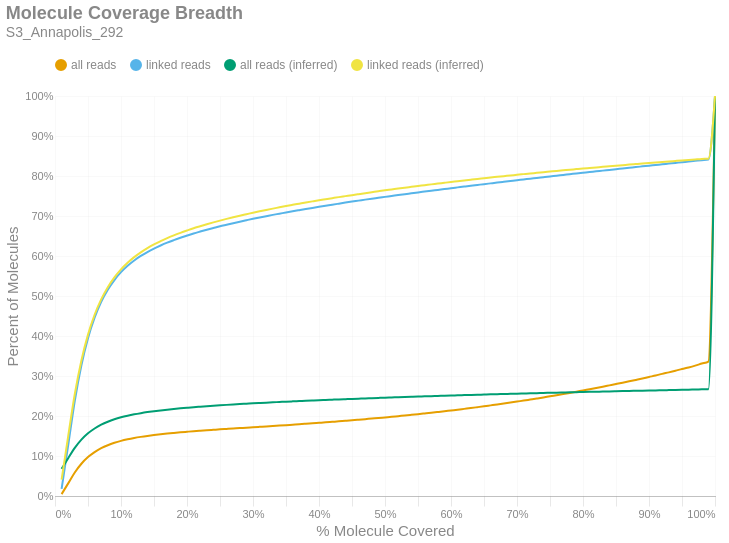

The code cell stored with this chart in its notebook:
### Markdown cell above
### Molecule Read Coverage
This chart shows molecule coverage breadth as computed by the number of bases aligned to that molecule. In other words, "*how much of each unique long molecule is actually sequenced/aligned?*" Keep in mind there is a distinction between sequences and alignments, since some sequences belonging to a particular molecule may not align well and wouldn't appear in the alignment data. This chart also shows molecule coverage breadth as computed by the *inferred fragment* from which the aligned sequences originate. Unlike read coverage, this calculation takes into account the total insert size, including unsequenced gaps between the forward and reverse reads. Like the previous figures, these are cumulative percents.

### Code cell
if SKIPLR:
    print_html(f"Skipped")
else:
    binned_df = consolidated_hist(valids['coverage_bp'], mask, 0.01, True)
    binned_df_inf = consolidated_hist(valids['coverage_inserts'], mask, 0.01, True)
    binned_df = binned_df.with_columns(pl.lit(binned_df_inf['all reads (cumsum)']).alias('all reads (inferred)'))
    binned_df = binned_df.with_columns(pl.lit(binned_df_inf['linked reads (cumsum)']).alias('linked reads (inferred)'))
    binned_df = binned_df.with_columns(
        (pl.col('bin').cast(pl.Float64) + 0.01).alias('right_edge')
    )

    with SafeRender(binned_df):
        (
            density_plot(binned_df, 'Molecule Coverage Breadth', samplename, 'molcov', ['all reads (inferred)','linked reads (inferred)'])
            .encode(
                #x=alt.X('bin:Q', title="% Molecule Covered").axis(format = '%').scale(padding=0),
                x=alt.X('right_edge:Q', title="% Molecule Covered").axis(format='%').scale(padding=0),
                y=alt.Y('value:Q', title='Percent of Molecules')
                    .axis(format='%')
                    .stack(False)
                    .scale(domainMin=0, padding=0),
                color=alt.Color("key:N").scale(domain = ["all reads", "linked reads", "all reads (inferred)", "linked reads (inferred)"]),
                tooltip = [
                    alt.Tooltip("key:N", title = "Data Type"),
                    alt.Tooltip("range_label:N", title="% Molecule Covered"),
                    alt.Tooltip("value:Q", format = ".2%", title="% Molecules")
                ]
            )
        ).display()

### Figure 1 — Vega-Lite specification as saved in the notebook (floating-point values rounded to 4 significant figures)
{"width": "container", "height": 400, "config": {"title": {"anchor": "start", "dy": -15, "fontSize": 18, "color": "#888888", "subtitleColor": "#888888", "subtitleFontSize": 14}, "arc": {"fill": "#0072B2"}, "axis": {"domainColor": "#888888", "domainWidth": 0.5, "gridWidth": 0.2, "grid": false, "titleFontWeight": 400, "titleFontSize": 15, "labelFontSize": 11, "labelColor": "#888888", "tickColor": "#888888", "tickWidth": 0.2, "titleColor": "#888888"}, "axisBand": {"grid": false}, "axisX": {"grid": true, "tickSize": 10, "domainCap": "round"}, "axisY": {"domain": false, "grid": true, "tickSize": 0, "domainCap": "round"}, "background": "transparent", "header": {"labelFontSize": 15, "labelColor": "#888888", "titleFontSize": 15, "titleFontWeight": 600, "titleColor": "#888888"}, "legend": {"labelFont": "sans-serif", "labelFontSize": 12, "labelColor": "#888888", "symbolSize": 100, "symbolType": "circle", "titleFontSize": 12, "titlePadding": 10, "titleColor": "#888888", "title": null, "orient": "top"}, "range": {"category": ["#E69F00", "#56B4E9", "#009E73", "#F0E442", "#0072B2", "#D55E00", "#CC79A7", "#000000"], "diverging": ["#cfe8f3", "#a2d4ec", "#73bfe2", "#46abdb", "#1696d2", "#12719e"]}, "area": {"fill": "#0072B2", "fillOpacity": 0.7, "line": true, "strokeOpacity": 0.7}, "line": {"color": "#0072B2", "stroke": "#0072B2", "strokeWidth": 2}, "trail": {"color": "#0072B2", "stroke": "#0072B2", "strokeWidth": 0, "size": 1}, "point": {"filled": true, "fillOpacity": 1.0, "size": 95}, "text": {"color": "#888888", "fontSize": 11, "align": "right", "fontWeight": 400, "size": 11}, "bar": {"fill": "#0072B2", "stroke": null}, "view": {"stroke": null, "continuousWidth": 660, "continuousHeight": 400}}, "data": {"name": "data-b41db5aec365a2840cc9cf53b27397cd"}, "mark": {"type": "line", "interpolate": "monotone", "point": {"opacity": 0, "size": 275}}, "encoding": {"color": {"field": "key", "scale": {"domain": ["all reads", "linked reads", "all reads (inferred)", "linked reads (inferred)"]}, "type": "nominal"}, "tooltip": [{"field": "key", "title": "Data Type", "type": "nominal"}, {"field": "range_label", "title": "% Molecule Covered", "type": "nominal"}, {"field": "value", "format": ".2%", "title": "% Molecules", "type": "quantitative"}], "x": {"axis": {"format": "%"}, "field": "right_edge", "scale": {"padding": 0}, "title": "% Molecule Covered", "type": "quantitative"}, "y": {"axis": {"format": "%"}, "field": "value", "scale": {"domainMin": 0, "padding": 0}, "stack": false, "title": "Percent of Molecules", "type": "quantitative"}}, "params": [{"name": "param_c36ac31b6afebe62", "select": {"type": "point", "fields": ["key"]}, "bind": "legend"}], "title": {"text": "Molecule Coverage Breadth", "subtitle": "S3_Annapolis_292"}, "transform": [{"fold": ["all reads (cumsum)", "linked reads (cumsum)", "all reads (inferred)", "linked reads (inferred)"]}, {"calculate": "replace(datum.key, ' (cumsum)', '')", "as": "key"}, {"filter": {"param": "param_c36ac31b6afebe62"}}], "usermeta": {"embedOptions": {"downloadFileName": "S3_Annapolis_292.molcov"}}, "$schema": "https://vega.github.io/schema/vega-lite/v6.1.0.json", "datasets": {"data-b41db5aec365a2840cc9cf53b27397cd": [{"bin": "0.0", "interval": "0.0-0.01", "all reads": 0.004648, "linked reads": 0.01799, "all reads (cumsum)": 0.004648, "linked reads (cumsum)": 0.01799, "range_label": "0.0-0.01", "all reads (inferred)": 0.06781, "linked reads (inferred)": 0.04106, "right_edge": 0.01}, {"bin": "0.01", "interval": "0.01-0.02", "all reads": 0.02693, "linked reads": 0.1092, "all reads (cumsum)": 0.03158, "linked reads (cumsum)": 0.1271, "range_label": "0.01-0.02", "all reads (inferred)": 0.09458, "linked reads (inferred)": 0.1499, "right_edge": 0.02}, {"bin": "0.02", "interval": "0.02-0.03", "all reads": 0.02725, "linked reads": 0.111, "all reads (cumsum)": 0.05883, "linked reads (cumsum)": 0.2381, "range_label": "0.02-0.03", "all reads (inferred)": 0.1203, "linked reads (inferred)": 0.2549, "right_edge": 0.03}, {"bin": "0.03", "interval": "0.03-0.04", "all reads": 0.02174, "linked reads": 0.08861, "all reads (cumsum)": 0.08056, "linked reads (cumsum)": 0.3268, "range_label": "0.03-0.04", "all reads (inferred)": 0.1408, "linked reads (inferred)": 0.3388, "right_edge": 0.04}, {"bin": "0.04", "interval": "0.04-0.05", "all reads": 0.01665, "linked reads": 0.06787, "all reads (cumsum)": 0.09722, "linked reads (cumsum)": 0.3946, "range_label": "0.04-0.05", "all reads (inferred)": 0.1567, "linked reads (inferred)": 0.4034, "right_edge": 0.05}, {"bin": "0.05", "interval": "0.05-0.06", "all reads": 0.01254, "linked reads": 0.05101, "all reads (cumsum)": 0.1098, "linked reads (cumsum)": 0.4456, "range_label": "0.05-0.06", "all reads (inferred)": 0.1688, "linked reads (inferred)": 0.4531, "right_edge": 0.06}, {"bin": "0.06", "interval": "0.06-0.07", "all reads": 0.009762, "linked reads": 0.03973, "all reads (cumsum)": 0.1195, "linked reads (cumsum)": 0.4854, "range_label": "0.06-0.07", "all reads (inferred)": 0.1783, "linked reads (inferred)": 0.4916, "right_edge": 0.07}, {"bin": "0.07", "interval": "0.07-0.08", "all reads": 0.007463, "linked reads": 0.03034, "all reads (cumsum)": 0.127, "linked reads (cumsum)": 0.5157, "range_label": "0.07-0.08", "all reads (inferred)": 0.1857, "linked reads (inferred)": 0.522, "right_edge": 0.08}, {"bin": "0.08", "interval": "0.08-0.09", "all reads": 0.005961, "linked reads": 0.02423, "all reads (cumsum)": 0.1329, "linked reads (cumsum)": 0.5399, "range_label": "0.08-0.09", "all reads (inferred)": 0.1918, "linked reads (inferred)": 0.5467, "right_edge": 0.09}, {"bin": "0.09", "interval": "0.09-0.1", "all reads": 0.004863, "linked reads": 0.01973, "all reads (cumsum)": 0.1378, "linked reads (cumsum)": 0.5597, "range_label": "0.09-0.1", "all reads (inferred)": 0.1967, "linked reads (inferred)": 0.5667, "right_edge": 0.1}, {"bin": "0.1", "interval": "0.1-0.11", "all reads": 0.003935, "linked reads": 0.0159, "all reads (cumsum)": 0.1417, "linked reads (cumsum)": 0.5756, "range_label": "0.1-0.11", "all reads (inferred)": 0.2007, "linked reads (inferred)": 0.5831, "right_edge": 0.11}, {"bin": "0.11", "interval": "0.11-0.12", "all reads": 0.00331, "linked reads": 0.01337, "all reads (cumsum)": 0.1451, "linked reads (cumsum)": 0.5889, "range_label": "0.11-0.12", "all reads (inferred)": 0.2042, "linked reads (inferred)": 0.5972, "right_edge": 0.12}, {"bin": "0.12", "interval": "0.12-0.13", "all reads": 0.002775, "linked reads": 0.01116, "all reads (cumsum)": 0.1478, "linked reads (cumsum)": 0.6001, "range_label": "0.12-0.13", "all reads (inferred)": 0.2071, "linked reads (inferred)": 0.6092, "right_edge": 0.13}, {"bin": "0.13", "interval": "0.13-0.14", "all reads": 0.002437, "linked reads": 0.009797, "all reads (cumsum)": 0.1503, "linked reads (cumsum)": 0.6099, "range_label": "0.13-0.14", "all reads (inferred)": 0.2097, "linked reads (inferred)": 0.6197, "right_edge": 0.14}, {"bin": "0.14", "interval": "0.14-0.15", "all reads": 0.002153, "linked reads": 0.00865, "all reads (cumsum)": 0.1524, "linked reads (cumsum)": 0.6185, "range_label": "0.14-0.15", "all reads (inferred)": 0.212, "linked reads (inferred)": 0.629, "right_edge": 0.15}, {"bin": "0.15", "interval": "0.15-0.16", "all reads": 0.001925, "linked reads": 0.007729, "all reads (cumsum)": 0.1543, "linked reads (cumsum)": 0.6263, "range_label": "0.15-0.16", "all reads (inferred)": 0.214, "linked reads (inferred)": 0.6371, "right_edge": 0.16}, {"bin": "0.16", "interval": "0.16-0.17", "all reads": 0.001776, "linked reads": 0.007042, "all reads (cumsum)": 0.1561, "linked reads (cumsum)": 0.6333, "range_label": "0.16-0.17", "all reads (inferred)": 0.2159, "linked reads (inferred)": 0.6446, "right_edge": 0.17}, {"bin": "0.17", "interval": "0.17-0.18", "all reads": 0.00159, "linked reads": 0.006305, "all reads (cumsum)": 0.1577, "linked reads (cumsum)": 0.6396, "range_label": "0.17-0.18", "all reads (inferred)": 0.2176, "linked reads (inferred)": 0.6516, "right_edge": 0.18}, {"bin": "0.18", "interval": "0.18-0.19", "all reads": 0.001513, "linked reads": 0.006016, "all reads (cumsum)": 0.1592, "linked reads (cumsum)": 0.6456, "range_label": "0.18-0.19", "all reads (inferred)": 0.2191, "linked reads (inferred)": 0.6579, "right_edge": 0.19}, {"bin": "0.19", "interval": "0.19-0.2", "all reads": 0.001378, "linked reads": 0.005472, "all reads (cumsum)": 0.1606, "linked reads (cumsum)": 0.6511, "range_label": "0.19-0.2", "all reads (inferred)": 0.2206, "linked reads (inferred)": 0.6638, "right_edge": 0.2}, {"bin": "0.2", "interval": "0.2-0.21", "all reads": 0.001351, "linked reads": 0.005296, "all reads (cumsum)": 0.1619, "linked reads (cumsum)": 0.6564, "range_label": "0.2-0.21", "all reads (inferred)": 0.222, "linked reads (inferred)": 0.6695, "right_edge": 0.21}, {"bin": "0.21", "interval": "0.21-0.22", "all reads": 0.001226, "linked reads": 0.004748, "all reads (cumsum)": 0.1632, "linked reads (cumsum)": 0.6611, "range_label": "0.21-0.22", "all reads (inferred)": 0.2233, "linked reads (inferred)": 0.6745, "right_edge": 0.22}, {"bin": "0.22", "interval": "0.22-0.23", "all reads": 0.001179, "linked reads": 0.004571, "all reads (cumsum)": 0.1644, "linked reads (cumsum)": 0.6657, "range_label": "0.22-0.23", "all reads (inferred)": 0.2245, "linked reads (inferred)": 0.6793, "right_edge": 0.23}, {"bin": "0.23", "interval": "0.23-0.24", "all reads": 0.001128, "linked reads": 0.004328, "all reads (cumsum)": 0.1655, "linked reads (cumsum)": 0.67, "range_label": "0.23-0.24", "all reads (inferred)": 0.2256, "linked reads (inferred)": 0.684, "right_edge": 0.24}, {"bin": "0.24", "interval": "0.24-0.25", "all reads": 0.001129, "linked reads": 0.004293, "all reads (cumsum)": 0.1666, "linked reads (cumsum)": 0.6743, "range_label": "0.24-0.25", "all reads (inferred)": 0.2268, "linked reads (inferred)": 0.6885, "right_edge": 0.25}, {"bin": "0.25", "interval": "0.25-0.26", "all reads": 0.001038, "linked reads": 0.003894, "all reads (cumsum)": 0.1676, "linked reads (cumsum)": 0.6782, "range_label": "0.25-0.26", "all reads (inferred)": 0.2278, "linked reads (inferred)": 0.6928, "right_edge": 0.26}, {"bin": "0.26", "interval": "0.26-0.27", "all reads": 0.00104, "linked reads": 0.003889, "all reads (cumsum)": 0.1687, "linked reads (cumsum)": 0.6821, "range_label": "0.26-0.27", "all reads (inferred)": 0.2288, "linked reads (inferred)": 0.6968, "right_edge": 0.27}, {"bin": "0.27", "interval": "0.27-0.28", "all reads": 0.001047, "linked reads": 0.003735, "all reads (cumsum)": 0.1697, "linked reads (cumsum)": 0.6859, "range_label": "0.27-0.28", "all reads (inferred)": 0.2298, "linked reads (inferred)": 0.7007, "right_edge": 0.28}, {"bin": "0.28", "interval": "0.28-0.29", "all reads": 0.00103, "linked reads": 0.003587, "all reads (cumsum)": 0.1708, "linked reads (cumsum)": 0.6894, "range_label": "0.28-0.29", "all reads (inferred)": 0.2307, "linked reads (inferred)": 0.7044, "right_edge": 0.29}, {"bin": "0.29", "interval": "0.29-0.3", "all reads": 0.001062, "linked reads": 0.003544, "all reads (cumsum)": 0.1718, "linked reads (cumsum)": 0.693, "range_label": "0.29-0.3", "all reads (inferred)": 0.2317, "linked reads (inferred)": 0.7082, "right_edge": 0.3}, {"bin": "0.3", "interval": "0.3-0.31", "all reads": 0.001049, "linked reads": 0.003354, "all reads (cumsum)": 0.1729, "linked reads (cumsum)": 0.6963, "range_label": "0.3-0.31", "all reads (inferred)": 0.2325, "linked reads (inferred)": 0.7117, "right_edge": 0.31}, {"bin": "0.31", "interval": "0.31-0.32", "all reads": 0.001044, "linked reads": 0.003233, "all reads (cumsum)": 0.1739, "linked reads (cumsum)": 0.6996, "range_label": "0.31-0.32", "all reads (inferred)": 0.2334, "linked reads (inferred)": 0.7152, "right_edge": 0.32}, {"bin": "0.32", "interval": "0.32-0.33", "all reads": 0.001102, "linked reads": 0.003265, "all reads (cumsum)": 0.175, "linked reads (cumsum)": 0.7028, "range_label": "0.32-0.33", "all reads (inferred)": 0.2342, "linked reads (inferred)": 0.7185, "right_edge": 0.33}, {"bin": "0.33", "interval": "0.33-0.34", "all reads": 0.001049, "linked reads": 0.002966, "all reads (cumsum)": 0.1761, "linked reads (cumsum)": 0.7058, "range_label": "0.33-0.34", "all reads (inferred)": 0.235, "linked reads (inferred)": 0.7216, "right_edge": 0.34}, {"bin": "0.34", "interval": "0.34-0.35", "all reads": 0.00109, "linked reads": 0.003013, "all reads (cumsum)": 0.1772, "linked reads (cumsum)": 0.7088, "range_label": "0.34-0.35", "all reads (inferred)": 0.2358, "linked reads (inferred)": 0.7249, "right_edge": 0.35}, {"bin": "0.35", "interval": "0.35-0.36", "all reads": 0.001116, "linked reads": 0.002943, "all reads (cumsum)": 0.1783, "linked reads (cumsum)": 0.7118, "range_label": "0.35-0.36", "all reads (inferred)": 0.2366, "linked reads (inferred)": 0.7279, "right_edge": 0.36}, {"bin": "0.36", "interval": "0.36-0.37", "all reads": 0.001105, "linked reads": 0.002864, "all reads (cumsum)": 0.1794, "linked reads (cumsum)": 0.7146, "range_label": "0.36-0.37", "all reads (inferred)": 0.2373, "linked reads (inferred)": 0.7308, "right_edge": 0.37}, {"bin": "0.37", "interval": "0.37-0.38", "all reads": 0.001175, "linked reads": 0.002838, "all reads (cumsum)": 0.1806, "linked reads (cumsum)": 0.7175, "range_label": "0.37-0.38", "all reads (inferred)": 0.2381, "linked reads (inferred)": 0.7337, "right_edge": 0.38}, {"bin": "0.38", "interval": "0.38-0.39", "all reads": 0.001201, "linked reads": 0.00277, "all reads (cumsum)": 0.1818, "linked reads (cumsum)": 0.7202, "range_label": "0.38-0.39", "all reads (inferred)": 0.2388, "linked reads (inferred)": 0.7366, "right_edge": 0.39}, {"bin": "0.39", "interval": "0.39-0.4", "all reads": 0.001185, "linked reads": 0.002713, "all reads (cumsum)": 0.1829, "linked reads (cumsum)": 0.7229, "range_label": "0.39-0.4", "all reads (inferred)": 0.2395, "linked reads (inferred)": 0.7394, "right_edge": 0.4}, {"bin": "0.4", "interval": "0.4-0.41", "all reads": 0.001188, "linked reads": 0.002637, "all reads (cumsum)": 0.1841, "linked reads (cumsum)": 0.7256, "range_label": "0.4-0.41", "all reads (inferred)": 0.2402, "linked reads (inferred)": 0.742, "right_edge": 0.41}, {"bin": "0.41", "interval": "0.41-0.42", "all reads": 0.001284, "linked reads": 0.002711, "all reads (cumsum)": 0.1854, "linked reads (cumsum)": 0.7283, "range_label": "0.41-0.42", "all reads (inferred)": 0.2408, "linked reads (inferred)": 0.7446, "right_edge": 0.42}, {"bin": "0.42", "interval": "0.42-0.43", "all reads": 0.001278, "linked reads": 0.002605, "all reads (cumsum)": 0.1867, "linked reads (cumsum)": 0.7309, "range_label": "0.42-0.43", "all reads (inferred)": 0.2415, "linked reads (inferred)": 0.7472, "right_edge": 0.43}, {"bin": "0.43", "interval": "0.43-0.44", "all reads": 0.001306, "linked reads": 0.002579, "all reads (cumsum)": 0.188, "linked reads (cumsum)": 0.7335, "range_label": "0.43-0.44", "all reads (inferred)": 0.2421, "linked reads (inferred)": 0.7497, "right_edge": 0.44}, {"bin": "0.44", "interval": "0.44-0.45", "all reads": 0.00133, "linked reads": 0.002533, "all reads (cumsum)": 0.1893, "linked reads (cumsum)": 0.736, "range_label": "0.44-0.45", "all reads (inferred)": 0.2427, "linked reads (inferred)": 0.7522, "right_edge": 0.45}, {"bin": "0.45", "interval": "0.45-0.46", "all reads": 0.001402, "linked reads": 0.002439, "all reads (cumsum)": 0.1907, "linked reads (cumsum)": 0.7384, "range_label": "0.45-0.46", "all reads (inferred)": 0.2434, "linked reads (inferred)": 0.7546, "right_edge": 0.46}, {"bin": "0.46", "interval": "0.46-0.47", "all reads": 0.001423, "linked reads": 0.002482, "all reads (cumsum)": 0.1922, "linked reads (cumsum)": 0.7409, "range_label": "0.46-0.47", "all reads (inferred)": 0.244, "linked reads (inferred)": 0.757, "right_edge": 0.47}, {"bin": "0.47", "interval": "0.47-0.48", "all reads": 0.001459, "linked reads": 0.00238, "all reads (cumsum)": 0.1936, "linked reads (cumsum)": 0.7433, "range_label": "0.47-0.48", "all reads (inferred)": 0.2446, "linked reads (inferred)": 0.7594, "right_edge": 0.48}, {"bin": "0.48", "interval": "0.48-0.49", "all reads": 0.001403, "linked reads": 0.002206, "all reads (cumsum)": 0.195, "linked reads (cumsum)": 0.7455, "range_label": "0.48-0.49", "all reads (inferred)": 0.2452, "linked reads (inferred)": 0.7619, "right_edge": 0.49}, {"bin": "0.49", "interval": "0.49-0.5", "all reads": 0.001525, "linked reads": 0.002286, "all reads (cumsum)": 0.1965, "linked reads (cumsum)": 0.7478, "range_label": "0.49-0.5", "all reads (inferred)": 0.2459, "linked reads (inferred)": 0.7643, "right_edge": 0.5}, {"bin": "0.5", "interval": "0.5-0.51", "all reads": 0.001484, "linked reads": 0.002258, "all reads (cumsum)": 0.198, "linked reads (cumsum)": 0.7501, "range_label": "0.5-0.51", "all reads (inferred)": 0.2464, "linked reads (inferred)": 0.7665, "right_edge": 0.51}, {"bin": "0.51", "interval": "0.51-0.52", "all reads": 0.001635, "linked reads": 0.002293, "all reads (cumsum)": 0.1997, "linked reads (cumsum)": 0.7524, "range_label": "0.51-0.52", "all reads (inferred)": 0.247, "linked reads (inferred)": 0.7688, "right_edge": 0.52}, {"bin": "0.52", "interval": "0.52-0.53", "all reads": 0.001577, "linked reads": 0.002222, "all reads (cumsum)": 0.2012, "linked reads (cumsum)": 0.7546, "range_label": "0.52-0.53", "all reads (inferred)": 0.2476, "linked reads (inferred)": 0.7709, "right_edge": 0.53}, {"bin": "0.53", "interval": "0.53-0.54", "all reads": 0.001662, "linked reads": 0.002184, "all reads (cumsum)": 0.2029, "linked reads (cumsum)": 0.7568, "range_label": "0.53-0.54", "all reads (inferred)": 0.2481, "linked reads (inferred)": 0.773, "right_edge": 0.54}, {"bin": "0.54", "interval": "0.54-0.55", "all reads": 0.001694, "linked reads": 0.002203, "all reads (cumsum)": 0.2046, "linked reads (cumsum)": 0.759, "range_label": "0.54-0.55", "all reads (inferred)": 0.2486, "linked reads (inferred)": 0.775, "right_edge": 0.55}, {"bin": "0.55", "interval": "0.55-0.56", "all reads": 0.001748, "linked reads": 0.002042, "all reads (cumsum)": 0.2063, "linked reads (cumsum)": 0.761, "range_label": "0.55-0.56", "all reads (inferred)": 0.2491, "linked reads (inferred)": 0.777, "right_edge": 0.56}, {"bin": "0.56", "interval": "0.56-0.57", "all reads": 0.001762, "linked reads": 0.002038, "all reads (cumsum)": 0.2081, "linked reads (cumsum)": 0.763, "range_label": "0.56-0.57", "all reads (inferred)": 0.2497, "linked reads (inferred)": 0.7791, "right_edge": 0.57}, {"bin": "0.57", "interval": "0.57-0.58", "all reads": 0.001846, "linked reads": 0.002153, "all reads (cumsum)": 0.21, "linked reads (cumsum)": 0.7652, "range_label": "0.57-0.58", "all reads (inferred)": 0.2502, "linked reads (inferred)": 0.781, "right_edge": 0.58}, {"bin": "0.58", "interval": "0.58-0.59", "all reads": 0.001885, "linked reads": 0.002092, "all reads (cumsum)": 0.2118, "linked reads (cumsum)": 0.7673, "range_label": "0.58-0.59", "all reads (inferred)": 0.2507, "linked reads (inferred)": 0.783, "right_edge": 0.59}, {"bin": "0.59", "interval": "0.59-0.6", "all reads": 0.001989, "linked reads": 0.002191, "all reads (cumsum)": 0.2138, "linked reads (cumsum)": 0.7695, "range_label": "0.59-0.6", "all reads (inferred)": 0.2512, "linked reads (inferred)": 0.785, "right_edge": 0.6}, {"bin": "0.6", "interval": "0.6-0.61", "all reads": 0.001924, "linked reads": 0.002083, "all reads (cumsum)": 0.2157, "linked reads (cumsum)": 0.7716, "range_label": "0.6-0.61", "all reads (inferred)": 0.2517, "linked reads (inferred)": 0.7868, "right_edge": 0.61}, {"bin": "0.61", "interval": "0.61-0.62", "all reads": 0.00208, "linked reads": 0.002087, "all reads (cumsum)": 0.2178, "linked reads (cumsum)": 0.7736, "range_label": "0.61-0.62", "all reads (inferred)": 0.2522, "linked reads (inferred)": 0.7888, "right_edge": 0.62}, {"bin": "0.62", "interval": "0.62-0.63", "all reads": 0.002066, "linked reads": 0.002057, "all reads (cumsum)": 0.2199, "linked reads (cumsum)": 0.7757, "range_label": "0.62-0.63", "all reads (inferred)": 0.2527, "linked reads (inferred)": 0.7907, "right_edge": 0.63}, {"bin": "0.63", "interval": "0.63-0.64", "all reads": 0.002176, "linked reads": 0.001968, "all reads (cumsum)": 0.2221, "linked reads (cumsum)": 0.7777, "range_label": "0.63-0.64", "all reads (inferred)": 0.2532, "linked reads (inferred)": 0.7926, "right_edge": 0.64}, {"bin": "0.64", "interval": "0.64-0.65", "all reads": 0.002205, "linked reads": 0.001982, "all reads (cumsum)": 0.2243, "linked reads (cumsum)": 0.7797, "range_label": "0.64-0.65", "all reads (inferred)": 0.2536, "linked reads (inferred)": 0.7944, "right_edge": 0.65}, {"bin": "0.65", "interval": "0.65-0.66", "all reads": 0.002265, "linked reads": 0.001924, "all reads (cumsum)": 0.2265, "linked reads (cumsum)": 0.7816, "range_label": "0.65-0.66", "all reads (inferred)": 0.2541, "linked reads (inferred)": 0.7963, "right_edge": 0.66}, {"bin": "0.66", "interval": "0.66-0.67", "all reads": 0.002265, "linked reads": 0.001926, "all reads (cumsum)": 0.2288, "linked reads (cumsum)": 0.7835, "range_label": "0.66-0.67", "all reads (inferred)": 0.2546, "linked reads (inferred)": 0.7979, "right_edge": 0.67}, {"bin": "0.67", "interval": "0.67-0.68", "all reads": 0.002323, "linked reads": 0.001956, "all reads (cumsum)": 0.2311, "linked reads (cumsum)": 0.7855, "range_label": "0.67-0.68", "all reads (inferred)": 0.255, "linked reads (inferred)": 0.7996, "right_edge": 0.68}, {"bin": "0.68", "interval": "0.68-0.69", "all reads": 0.002412, "linked reads": 0.001968, "all reads (cumsum)": 0.2335, "linked reads (cumsum)": 0.7874, "range_label": "0.68-0.69", "all reads (inferred)": 0.2554, "linked reads (inferred)": 0.8013, "right_edge": 0.69}, {"bin": "0.69", "interval": "0.69-0.7", "all reads": 0.002538, "linked reads": 0.001987, "all reads (cumsum)": 0.2361, "linked reads (cumsum)": 0.7894, "range_label": "0.69-0.7", "all reads (inferred)": 0.2559, "linked reads (inferred)": 0.803, "right_edge": 0.7}, {"bin": "0.7", "interval": "0.7-0.71", "all reads": 0.002408, "linked reads": 0.001882, "all reads (cumsum)": 0.2385, "linked reads (cumsum)": 0.7913, "range_label": "0.7-0.71", "all reads (inferred)": 0.2563, "linked reads (inferred)": 0.8047, "right_edge": 0.71}, {"bin": "0.71", "interval": "0.71-0.72", "all reads": 0.002612, "linked reads": 0.001993, "all reads (cumsum)": 0.2411, "linked reads (cumsum)": 0.7933, "range_label": "0.71-0.72", "all reads (inferred)": 0.2568, "linked reads (inferred)": 0.8063, "right_edge": 0.72}, {"bin": "0.72", "interval": "0.72-0.73", "all reads": 0.002614, "linked reads": 0.001834, "all reads (cumsum)": 0.2437, "linked reads (cumsum)": 0.7951, "range_label": "0.72-0.73", "all reads (inferred)": 0.2572, "linked reads (inferred)": 0.8079, "right_edge": 0.73}, {"bin": "0.73", "interval": "0.73-0.74", "all reads": 0.002686, "linked reads": 0.001962, "all reads (cumsum)": 0.2464, "linked reads (cumsum)": 0.7971, "range_label": "0.73-0.74", "all reads (inferred)": 0.2576, "linked reads (inferred)": 0.8095, "right_edge": 0.74}, {"bin": "0.74", "interval": "0.74-0.75", "all reads": 0.002863, "linked reads": 0.001924, "all reads (cumsum)": 0.2493, "linked reads (cumsum)": 0.799, "range_label": "0.74-0.75", "all reads (inferred)": 0.258, "linked reads (inferred)": 0.811, "right_edge": 0.75}, {"bin": "0.75", "interval": "0.75-0.76", "all reads": 0.002759, "linked reads": 0.001768, "all reads (cumsum)": 0.252, "linked reads (cumsum)": 0.8008, "range_label": "0.75-0.76", "all reads (inferred)": 0.2584, "linked reads (inferred)": 0.8126, "right_edge": 0.76}, {"bin": "0.76", "interval": "0.76-0.77", "all reads": 0.002817, "linked reads": 0.001895, "all reads (cumsum)": 0.2548, "linked reads (cumsum)": 0.8027, "range_label": "0.76-0.77", "all reads (inferred)": 0.2588, "linked reads (inferred)": 0.8142, "right_edge": 0.77}, {"bin": "0.77", "interval": "0.77-0.78", "all reads": 0.002893, "linked reads": 0.001815, "all reads (cumsum)": 0.2577, "linked reads (cumsum)": 0.8045, "range_label": "0.77-0.78", "all reads (inferred)": 0.2592, "linked reads (inferred)": 0.8157, "right_edge": 0.78}, {"bin": "0.78", "interval": "0.78-0.79", "all reads": 0.002991, "linked reads": 0.001876, "all reads (cumsum)": 0.2607, "linked reads (cumsum)": 0.8064, "range_label": "0.78-0.79", "all reads (inferred)": 0.2596, "linked reads (inferred)": 0.8172, "right_edge": 0.79}, {"bin": "0.79", "interval": "0.79-0.8", "all reads": 0.003177, "linked reads": 0.001771, "all reads (cumsum)": 0.2639, "linked reads (cumsum)": 0.8081, "range_label": "0.79-0.8", "all reads (inferred)": 0.26, "linked reads (inferred)": 0.8188, "right_edge": 0.8}, {"bin": "0.8", "interval": "0.8-0.81", "all reads": 0.002972, "linked reads": 0.001726, "all reads (cumsum)": 0.2669, "linked reads (cumsum)": 0.8099, "range_label": "0.8-0.81", "all reads (inferred)": 0.2604, "linked reads (inferred)": 0.8201, "right_edge": 0.81}, {"bin": "0.81", "interval": "0.81-0.82", "all reads": 0.003126, "linked reads": 0.001869, "all reads (cumsum)": 0.27, "linked reads (cumsum)": 0.8117, "range_label": "0.81-0.82", "all reads (inferred)": 0.2608, "linked reads (inferred)": 0.8215, "right_edge": 0.82}, {"bin": "0.82", "interval": "0.82-0.83", "all reads": 0.003225, "linked reads": 0.001708, "all reads (cumsum)": 0.2732, "linked reads (cumsum)": 0.8134, "range_label": "0.82-0.83", "all reads (inferred)": 0.2611, "linked reads (inferred)": 0.8229, "right_edge": 0.83}, {"bin": "0.83", "interval": "0.83-0.84", "all reads": 0.003334, "linked reads": 0.001845, "all reads (cumsum)": 0.2766, "linked reads (cumsum)": 0.8153, "range_label": "0.83-0.84", "all reads (inferred)": 0.2615, "linked reads (inferred)": 0.8244, "right_edge": 0.84}, {"bin": "0.84", "interval": "0.84-0.85", "all reads": 0.003334, "linked reads": 0.001765, "all reads (cumsum)": 0.2799, "linked reads (cumsum)": 0.817, "range_label": "0.84-0.85", "all reads (inferred)": 0.2619, "linked reads (inferred)": 0.8258, "right_edge": 0.85}, {"bin": "0.85", "interval": "0.85-0.86", "all reads": 0.003365, "linked reads": 0.001706, "all reads (cumsum)": 0.2833, "linked reads (cumsum)": 0.8188, "range_label": "0.85-0.86", "all reads (inferred)": 0.2622, "linked reads (inferred)": 0.8272, "right_edge": 0.86}, {"bin": "0.86", "interval": "0.86-0.87", "all reads": 0.00345, "linked reads": 0.001767, "all reads (cumsum)": 0.2867, "linked reads (cumsum)": 0.8205, "range_label": "0.86-0.87", "all reads (inferred)": 0.2626, "linked reads (inferred)": 0.8286, "right_edge": 0.87}, {"bin": "0.87", "interval": "0.87-0.88", "all reads": 0.003546, "linked reads": 0.001832, "all reads (cumsum)": 0.2903, "linked reads (cumsum)": 0.8224, "range_label": "0.87-0.88", "all reads (inferred)": 0.263, "linked reads (inferred)": 0.8299, "right_edge": 0.88}, {"bin": "0.88", "interval": "0.88-0.89", "all reads": 0.003571, "linked reads": 0.00173, "all reads (cumsum)": 0.2938, "linked reads (cumsum)": 0.8241, "range_label": "0.88-0.89", "all reads (inferred)": 0.2633, "linked reads (inferred)": 0.8312, "right_edge": 0.89}, {"bin": "0.89", "interval": "0.89-0.9", "all reads": 0.003792, "linked reads": 0.001743, "all reads (cumsum)": 0.2976, "linked reads (cumsum)": 0.8258, "range_label": "0.89-0.9", "all reads (inferred)": 0.2636, "linked reads (inferred)": 0.8324, "right_edge": 0.9}, {"bin": "0.9", "interval": "0.9-0.91", "all reads": 0.003617, "linked reads": 0.001716, "all reads (cumsum)": 0.3012, "linked reads (cumsum)": 0.8275, "range_label": "0.9-0.91", "all reads (inferred)": 0.264, "linked reads (inferred)": 0.8337, "right_edge": 0.91}, {"bin": "0.91", "interval": "0.91-0.92", "all reads": 0.004121, "linked reads": 0.001742, "all reads (cumsum)": 0.3054, "linked reads (cumsum)": 0.8293, "range_label": "0.91-0.92", "all reads (inferred)": 0.2643, "linked reads (inferred)": 0.835, "right_edge": 0.92}, {"bin": "0.92", "interval": "0.92-0.93", "all reads": 0.003737, "linked reads": 0.00171, "all reads (cumsum)": 0.3091, "linked reads (cumsum)": 0.831, "range_label": "0.92-0.93", "all reads (inferred)": 0.2647, "linked reads (inferred)": 0.8363, "right_edge": 0.93}, {"bin": "0.93", "interval": "0.93-0.94", "all reads": 0.00403, "linked reads": 0.001729, "all reads (cumsum)": 0.3131, "linked reads (cumsum)": 0.8327, "range_label": "0.93-0.94", "all reads (inferred)": 0.265, "linked reads (inferred)": 0.8376, "right_edge": 0.94}, {"bin": "0.94", "interval": "0.94-0.95", "all reads": 0.004409, "linked reads": 0.001698, "all reads (cumsum)": 0.3175, "linked reads (cumsum)": 0.8344, "range_label": "0.94-0.95", "all reads (inferred)": 0.2654, "linked reads (inferred)": 0.8389, "right_edge": 0.95}, {"bin": "0.95", "interval": "0.95-0.96", "all reads": 0.003918, "linked reads": 0.001768, "all reads (cumsum)": 0.3214, "linked reads (cumsum)": 0.8362, "range_label": "0.95-0.96", "all reads (inferred)": 0.2658, "linked reads (inferred)": 0.8402, "right_edge": 0.96}, {"bin": "0.96", "interval": "0.96-0.97", "all reads": 0.004501, "linked reads": 0.001678, "all reads (cumsum)": 0.3259, "linked reads (cumsum)": 0.8379, "range_label": "0.96-0.97", "all reads (inferred)": 0.2662, "linked reads (inferred)": 0.8415, "right_edge": 0.97}, {"bin": "0.97", "interval": "0.97-0.98", "all reads": 0.00519, "linked reads": 0.001666, "all reads (cumsum)": 0.3311, "linked reads (cumsum)": 0.8395, "range_label": "0.97-0.98", "all reads (inferred)": 0.2666, "linked reads (inferred)": 0.8427, "right_edge": 0.98}, {"bin": "0.98", "interval": "0.98-0.99", "all reads": 0.005041, "linked reads": 0.001749, "all reads (cumsum)": 0.3362, "linked reads (cumsum)": 0.8413, "range_label": "0.98-0.99", "all reads (inferred)": 0.267, "linked reads (inferred)": 0.8433, "right_edge": 0.99}, {"bin": "0.99", "interval": "0.99-1.0", "all reads": 0.6638, "linked reads": 0.1587, "all reads (cumsum)": 1.0, "linked reads (cumsum)": 1.0, "range_label": "0.99-1.0", "all reads (inferred)": 1.0, "linked reads (inferred)": 1.0, "right_edge": 1.0}]}}
